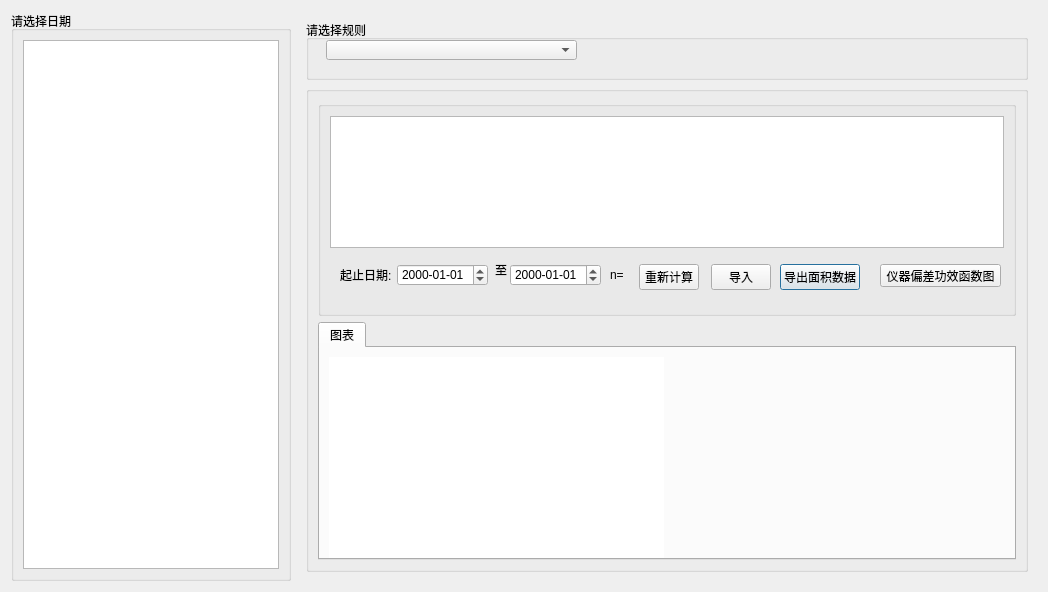
<?xml version="1.0" encoding="UTF-8"?>
<ui version="4.0">
 <class>Circle</class>
 <widget class="QDialog" name="Circle">
  <property name="geometry">
   <rect>
    <x>0</x>
    <y>0</y>
    <width>1048</width>
    <height>592</height>
   </rect>
  </property>
  <property name="windowTitle">
   <string>日数据模拟</string>
  </property>
  <layout class="QHBoxLayout" name="horizontalLayout">
   <item>
    <widget class="QGroupBox" name="groupBox_3">
     <property name="sizePolicy">
      <sizepolicy hsizetype="Fixed" vsizetype="Preferred">
       <horstretch>0</horstretch>
       <verstretch>0</verstretch>
      </sizepolicy>
     </property>
     <property name="title">
      <string>请选择日期</string>
     </property>
     <layout class="QVBoxLayout" name="verticalLayout">
      <item>
       <widget class="QTreeWidget" name="treeWidget">
        <attribute name="headerVisible">
         <bool>false</bool>
        </attribute>
        <column>
         <property name="text">
          <string notr="true">1</string>
         </property>
        </column>
       </widget>
      </item>
     </layout>
    </widget>
   </item>
   <item>
    <widget class="QWidget" name="widget" native="true">
     <layout class="QVBoxLayout" name="verticalLayout_2">
      <item>
       <widget class="QGroupBox" name="ruleGroup">
        <property name="sizePolicy">
         <sizepolicy hsizetype="Preferred" vsizetype="Fixed">
          <horstretch>0</horstretch>
          <verstretch>0</verstretch>
         </sizepolicy>
        </property>
        <property name="minimumSize">
         <size>
          <width>0</width>
          <height>60</height>
         </size>
        </property>
        <property name="maximumSize">
         <size>
          <width>16777215</width>
          <height>60</height>
         </size>
        </property>
        <property name="title">
         <string>请选择规则</string>
        </property>
        <widget class="QComboBox" name="listWidget">
         <property name="geometry">
          <rect>
           <x>20</x>
           <y>20</y>
           <width>251</width>
           <height>20</height>
          </rect>
         </property>
        </widget>
       </widget>
      </item>
      <item>
       <widget class="QGroupBox" name="groupBox_2">
        <property name="title">
         <string/>
        </property>
        <layout class="QVBoxLayout" name="verticalLayout_5">
         <item>
          <widget class="QGroupBox" name="groupBox">
           <property name="minimumSize">
            <size>
             <width>0</width>
             <height>120</height>
            </size>
           </property>
           <property name="title">
            <string/>
           </property>
           <layout class="QVBoxLayout" name="verticalLayout_3">
            <item>
             <widget class="QTableWidget" name="tableWidget"/>
            </item>
            <item>
             <widget class="QWidget" name="widget_2" native="true">
              <property name="minimumSize">
               <size>
                <width>0</width>
                <height>50</height>
               </size>
              </property>
              <widget class="QPushButton" name="btnAreaData">
               <property name="geometry">
                <rect>
                 <x>450</x>
                 <y>10</y>
                 <width>80</width>
                 <height>26</height>
                </rect>
               </property>
               <property name="text">
                <string>导出面积数据</string>
               </property>
              </widget>
              <widget class="QLabel" name="label_10">
               <property name="geometry">
                <rect>
                 <x>10</x>
                 <y>15</y>
                 <width>54</width>
                 <height>12</height>
                </rect>
               </property>
               <property name="text">
                <string>起止日期:</string>
               </property>
              </widget>
              <widget class="QDateEdit" name="inputEndDate">
               <property name="geometry">
                <rect>
                 <x>180</x>
                 <y>10</y>
                 <width>91</width>
                 <height>22</height>
                </rect>
               </property>
               <property name="displayFormat">
                <string>yyyy-MM-dd</string>
               </property>
              </widget>
              <widget class="QPushButton" name="btnImport">
               <property name="geometry">
                <rect>
                 <x>381</x>
                 <y>10</y>
                 <width>60</width>
                 <height>26</height>
                </rect>
               </property>
               <property name="font">
                <font>
                 <pointsize>9</pointsize>
                </font>
               </property>
               <property name="text">
                <string>导入</string>
               </property>
              </widget>
              <widget class="QLabel" name="label_11">
               <property name="geometry">
                <rect>
                 <x>165</x>
                 <y>10</y>
                 <width>51</width>
                 <height>12</height>
                </rect>
               </property>
               <property name="text">
                <string>至</string>
               </property>
              </widget>
              <widget class="QPushButton" name="btnCaculate">
               <property name="geometry">
                <rect>
                 <x>309</x>
                 <y>10</y>
                 <width>60</width>
                 <height>26</height>
                </rect>
               </property>
               <property name="font">
                <font>
                 <pointsize>9</pointsize>
                </font>
               </property>
               <property name="text">
                <string>重新计算</string>
               </property>
              </widget>
              <widget class="QDateEdit" name="inputStartDate">
               <property name="geometry">
                <rect>
                 <x>67</x>
                 <y>10</y>
                 <width>91</width>
                 <height>22</height>
                </rect>
               </property>
               <property name="displayFormat">
                <string>yyyy-MM-dd</string>
               </property>
              </widget>
              <widget class="QLabel" name="txtN">
               <property name="geometry">
                <rect>
                 <x>280</x>
                 <y>15</y>
                 <width>31</width>
                 <height>12</height>
                </rect>
               </property>
               <property name="text">
                <string>n=</string>
               </property>
              </widget>
              <widget class="QPushButton" name="pushButton">
               <property name="geometry">
                <rect>
                 <x>550</x>
                 <y>10</y>
                 <width>121</width>
                 <height>23</height>
                </rect>
               </property>
               <property name="text">
                <string>仪器偏差功效函数图</string>
               </property>
              </widget>
             </widget>
            </item>
           </layout>
          </widget>
         </item>
         <item>
          <widget class="QTabWidget" name="tabWidget">
           <property name="minimumSize">
            <size>
             <width>0</width>
             <height>180</height>
            </size>
           </property>
           <property name="currentIndex">
            <number>0</number>
           </property>
           <property name="iconSize">
            <size>
             <width>16</width>
             <height>16</height>
            </size>
           </property>
           <widget class="QWidget" name="tab">
            <attribute name="title">
             <string>图表</string>
            </attribute>
            <layout class="QHBoxLayout" name="horizontalLayout_2">
             <item>
              <widget class="QWidget" name="paintView" native="true">
               <property name="minimumSize">
                <size>
                 <width>320</width>
                 <height>250</height>
                </size>
               </property>
               <property name="styleSheet">
                <string notr="true">background-color: rgb(255, 255, 255);</string>
               </property>
               <layout class="QHBoxLayout" name="horizontalLayout_3">
                <item>
                 <layout class="QVBoxLayout" name="verticalLayout_4"/>
                </item>
               </layout>
              </widget>
             </item>
             <item>
              <widget class="QwtPlot" name="totalChart">
               <property name="minimumSize">
                <size>
                 <width>0</width>
                 <height>180</height>
                </size>
               </property>
              </widget>
             </item>
            </layout>
           </widget>
          </widget>
         </item>
        </layout>
       </widget>
      </item>
     </layout>
    </widget>
   </item>
  </layout>
 </widget>
 <customwidgets>
  <customwidget>
   <class>QwtPlot</class>
   <extends>QFrame</extends>
   <header>qwt_plot.h</header>
   <container>1</container>
  </customwidget>
 </customwidgets>
 <resources/>
 <connections/>
</ui>
